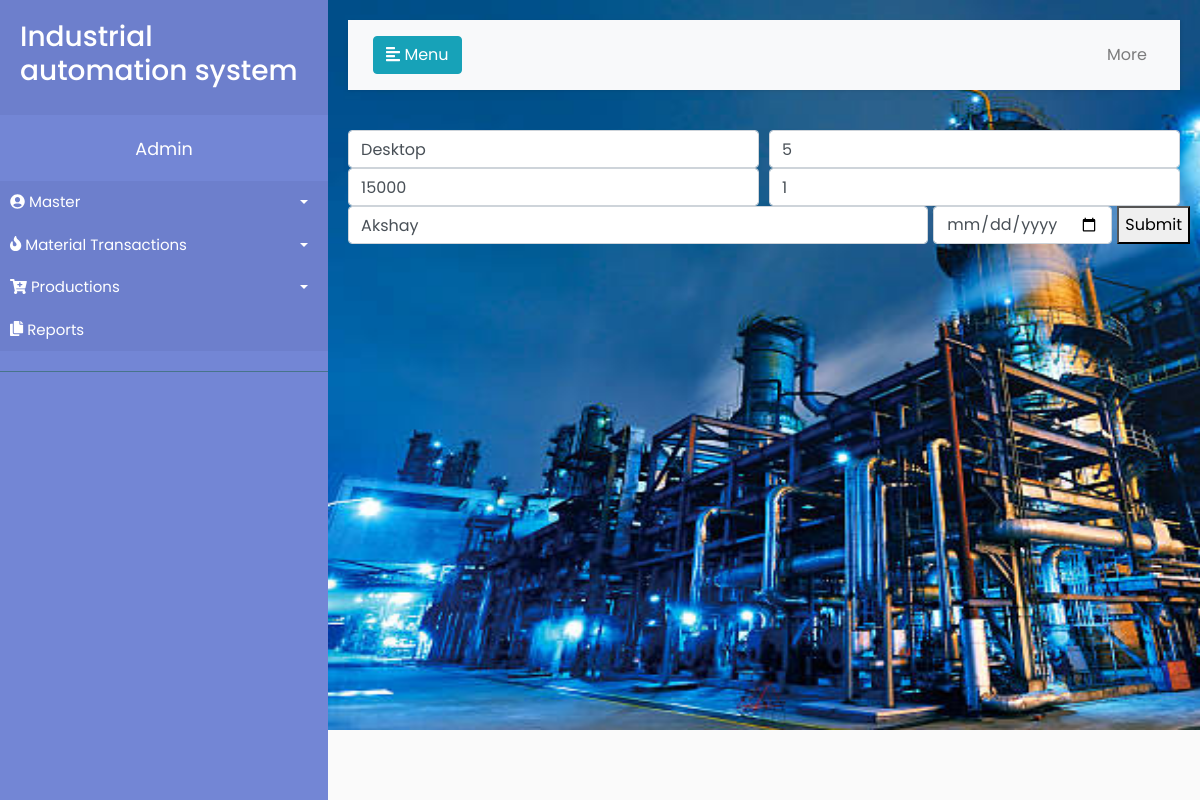
The page /production/dispatch/1/ on the database its author committed.
### production/models.py (models this page shows, shortened)
class Production(models.Model):
	Workorder_id = models.ForeignKey(Workorder, on_delete=models.CASCADE)
	production_date = models.DateTimeField(default=timezone.now)
	shift = models.CharField(max_length=1, choices=shift)
	item = models.ForeignKey(Item, on_delete=models.CASCADE)
	batch_number = models.PositiveIntegerField()
	total_production = models.PositiveIntegerField()
	pack=models.BooleanField(default=False)

class Workorder(models.Model):
	Select_item = models.ForeignKey(Item, on_delete=models.CASCADE)
	Quantity = models.PositiveIntegerField(blank=True)
	Order_date = models.DateTimeField(default=timezone.now)
	Target_date = models.DateField()
	total=models.PositiveIntegerField(editable=False)
	Select_customer = models.ForeignKey(Customer, on_delete=models.CASCADE)

### master/models.py (models this page shows)
class Item(models.Model):
	item_code = models.CharField(max_length=10)
	item_name = models.CharField(max_length=50)
	price = models.PositiveIntegerField()
	description = models.TextField()
	created_date = models.DateTimeField(default=timezone.now)
	def __str__(self):
		return self.item_name

class Customer(models.Model):
	name = models.CharField(max_length=50)
	contact = models.PositiveIntegerField(max_length=10)
	email_id = models.EmailField(max_length=254, blank=True)
	address = models.TextField()
	created_date = models.DateTimeField(default=timezone.now)
	def __str__(self):
		return self.name

### production/views.py (the view)
# urls.py: path('dispatch/<int:pk>/', views.dispatch, name='dispatch'),
def dispatch(request, pk):
	dispatch = get_object_or_404(Production, pk=pk)
	return render(request, 'production/dispatch-details.html', {'dispatch': dispatch})

### production/templates/production/dispatch-details.html (shortened to what this page needs)
 {% extends 'base.html' %}
{% block content %}
<form method="POST" action="">
  <div class="form-row">
    <div class="col">
      <input type="text" class="form-control" placeholder="First name" value="{{dispatch.item}}" name="item">
    </div>
    <div class="col">
      <input type="text" class="form-control" placeholder="Last name" value="{{dispatch.Workorder_id.Quantity}}" name="Quantity">
    </div>
  </div>
   <div class="form-row">
    <div class="col">
      <input type="text" class="form-control" placeholder="First name" value="{{dispatch.item.price}}" name="price">
    </div>
    <div class="col">
      <input type="text" class="form-control" placeholder="Last name" value="{{dispatch.Workorder_id.total}}" name="total">
    </div>
  </div>
   <div class="form-row">
    <div class="col">
      <input type="text" class="form-control" placeholder="First name" value="{{dispatch.Workorder_id.Select_customer}}" name="Select_customer">
    </div>
    <div class="form-row">
    <div class="col">
      <input type="date" class="form-control" placeholder="First name" name="dispatch_date">
    </div>
  <button type="submit"> Submit </button>
</form>
{% endblock %}

### master/static/css/style.css (style rules this page uses)
body { font-family: 'Poppins', sans-serif; background: #fafafa; }

### rows shown on the page
Production: item "Desktop", Quantity "5", price "15000", total "1", Select_customer "Akshay"
